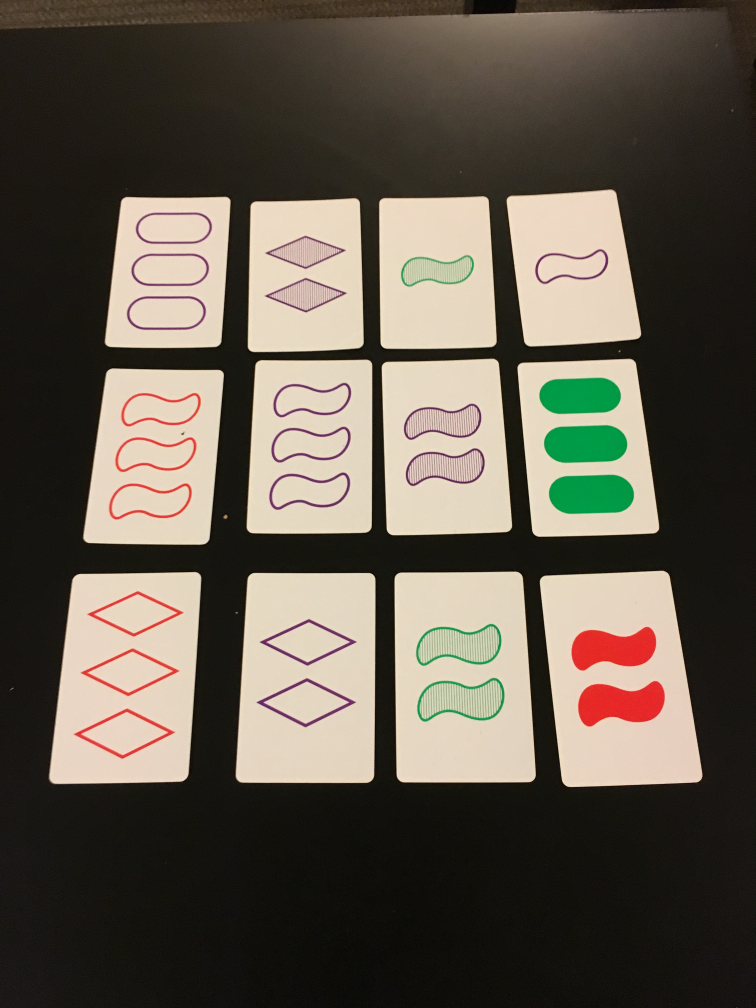
#> input picture detection/test_input/off_center1.jpg, 3024 x 4032 px (shown at 1/4 size)
$ python -i card_detector.py   (imports and definitions only)   (older library calls are emulated)
#> lines starting #> are read from the running program, lines starting #| are printed output that depends on the picture; after the words box and inside, x2 and y2 are one past the last pixel; in counts of white or black regions, pixels touching at a corner belong together
import numpy as np
import cv2
import matplotlib.pyplot as plt
import string
import pdb
import os

class CardDetector:

  def __init__(self, numcards=12):
    self.numcards = numcards
    pass

  # Put vertices in clockwise order
  def rectify(self, h):
    h = h.reshape((4,2))
    hnew = np.zeros((4,2),dtype = np.float32)

    add = h.sum(1)
    hnew[0] = h[np.argmin(add)]
    hnew[2] = h[np.argmax(add)]

    diff = np.diff(h,axis = 1)
    hnew[1] = h[np.argmin(diff)]
    hnew[3] = h[np.argmax(diff)]

    return hnew

  def getCards(self, imfile, output_dir, card_name_file=None):
#> called with imfile = 'test_input/off_center1.jpg', output_dir = 'out.png'
    if not os.path.exists(output_dir):
      os.makedirs(output_dir)
    card_names = ['image' + str(i) + '.jpg' for i in xrange(12)]
    if card_name_file is not None:
        fo = open(card_name_file, "rU")
        # img_name = imfile.split('.')[0]
        card_names = [string.strip(name) for name in fo.readlines()]
        # [8 lines of commented-out code are left out]
    im = cv2.imread(imfile)
#> im is the input picture: shape (4032, 3024, 3); mean B, G, R 77.8, 89.6, 97.6
    gray = cv2.cvtColor(im,cv2.COLOR_BGR2GRAY)
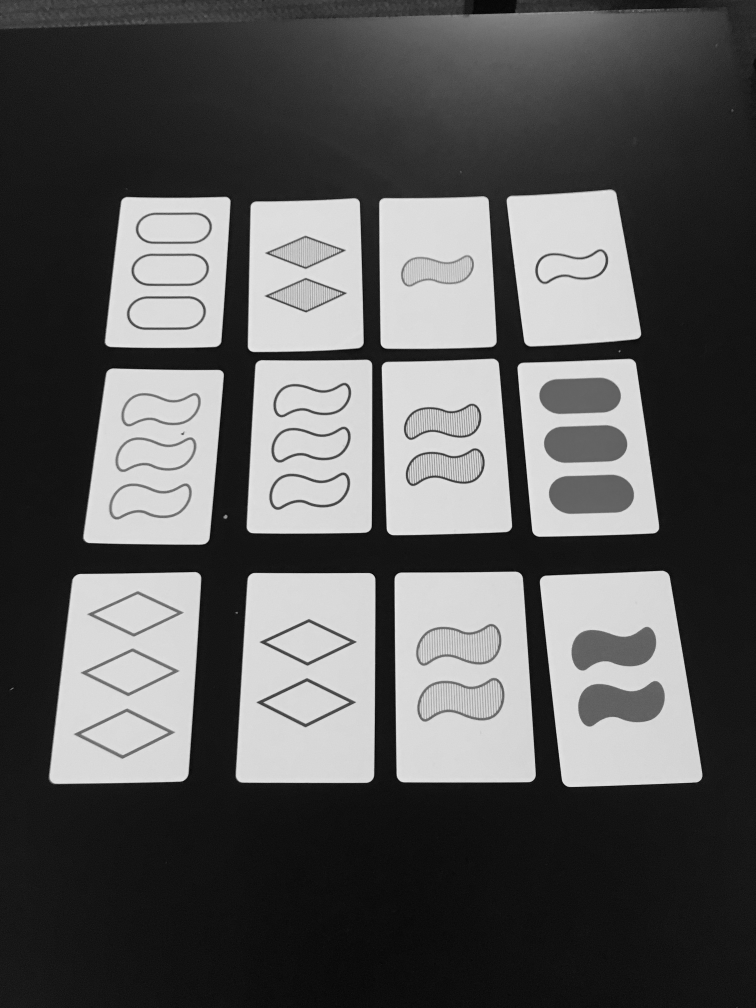
#> gray: shape (4032, 3024) (shown at 1/4 size); min 0, max 244, mean 90.7
    blur = cv2.GaussianBlur(gray,(1,1),1000)
    flag, thresh = cv2.threshold(blur, 120, 255, cv2.THRESH_BINARY)
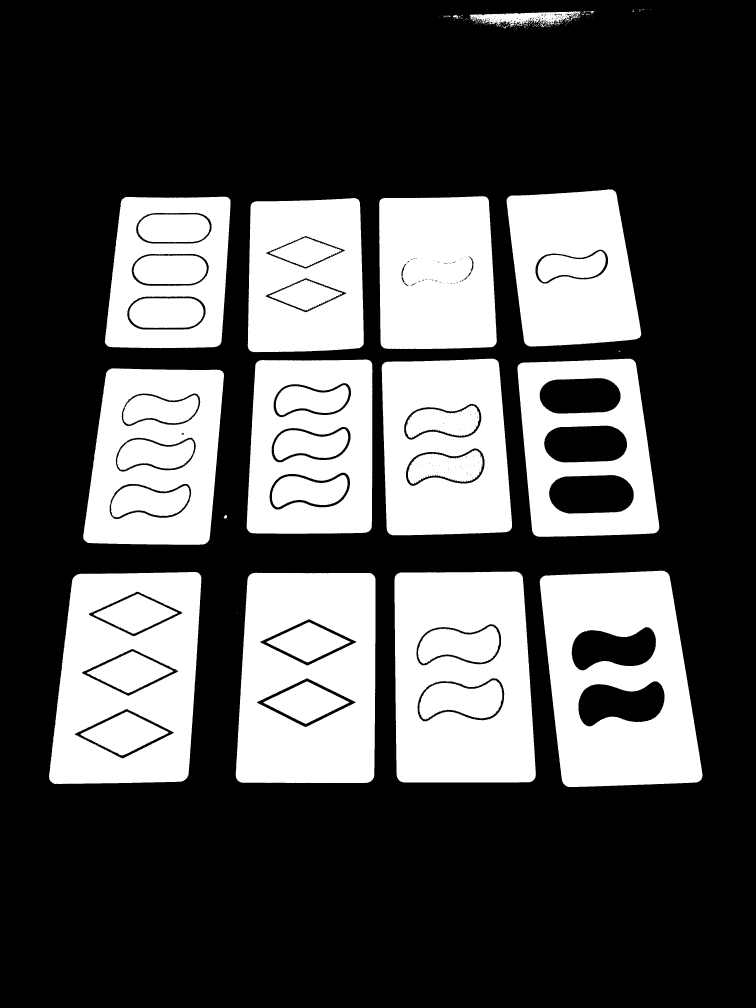
#> thresh: shape (4032, 3024) (shown at 1/4 size); 32.3% white; 292 white regions (243 under 20 px)

    _, contours, hierarchy = cv2.findContours(thresh,mode=cv2.RETR_TREE,method=cv2.CHAIN_APPROX_SIMPLE)
#> contours = 652 contours, 555 with area under 20; largest, box (x1, y1, x2, y2) and area: (2159, 2283, 2810, 3148) 460534, (196, 2288, 806, 3136) 449930, (1578, 2286, 2143, 3130) 449416, (943, 2291, 1502, 3132) 446592, (2070, 1435, 2637, 2147) 344066

    contours = sorted(contours, key=cv2.contourArea,reverse=True)[:self.numcards]
#> contours = 12 contours; largest, box (x1, y1, x2, y2) and area: (2159, 2283, 2810, 3148) 460534, (196, 2288, 806, 3136) 449930, (1578, 2286, 2143, 3130) 449416, (943, 2291, 1502, 3132) 446592, (2070, 1435, 2637, 2147) 344066

    for i, card in enumerate(contours):
      peri = cv2.arcLength(card,True)
      approx = self.rectify(cv2.approxPolyDP(card,0.02*peri,True))

      # [8 lines of commented-out code are left out]

      h = np.array([ [0,0],[449,0],[449,449],[0,449] ],np.float32)

      transform = cv2.getPerspectiveTransform(approx,h)
      warp = cv2.warpPerspective(im,transform,(450,450))
      resized = cv2.resize(warp, (138, 210))
      cv2.imwrite(output_dir + '/' + card_names[i], resized)
#> this loop made 12 passes
#> (peri, add in rectify, diff in rectify, approx) on passes 1 to 5: (2858.7, [4954, 4477, 5416, 5920], [-378, 153, 876, 308], [[2162, 2315], [2666, 2288], [2806, 3114], [2270, 3146]]), (2859, [3088, 2604, 3340, 3859], [1498, 2020, 2922, 2365], [[292, 2312], [795, 2293], [747, 3112], [209, 3131]]), (2767.7, [4366, 3885, 4729, 5252], [214, 723, 1523, 974], [[1581, 2304], [2076, 2290], [2139, 3113], [1603, 3126]]), (2775.2, [3300, 4058, 4607, 3804], [1290, 2168, 1645, 808], [[1005, 2295], [1498, 2306], [1481, 3126], [945, 3113]]), (2444.7, [3968, 3534, 4284, 4753], [-1092, -612, 0, -515], [[2073, 1461], [2530, 1438], [2634, 2119], [2142, 2142]])
#> pass 1, in getCards, `warp = cv2.warpPerspective(im,transform,(450,450))`:
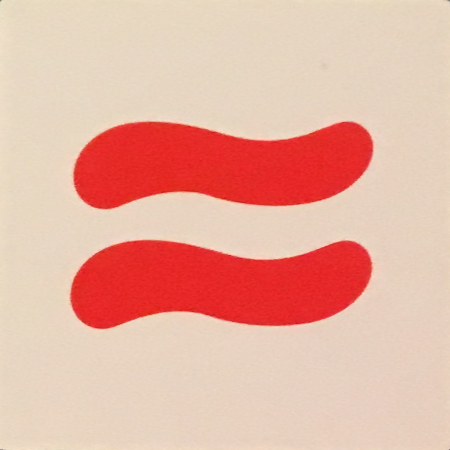
#> warp: shape (450, 450, 3); mean B, G, R 161.9, 177.9, 231.1
#> pass 1, in getCards, `resized = cv2.resize(warp, (138, 210))`:
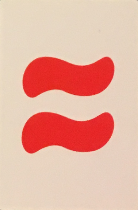
#> resized: shape (210, 138, 3); mean B, G, R 161.8, 177.8, 231
#> pass 2, in getCards, `warp = cv2.warpPerspective(im,transform,(450,450))`:
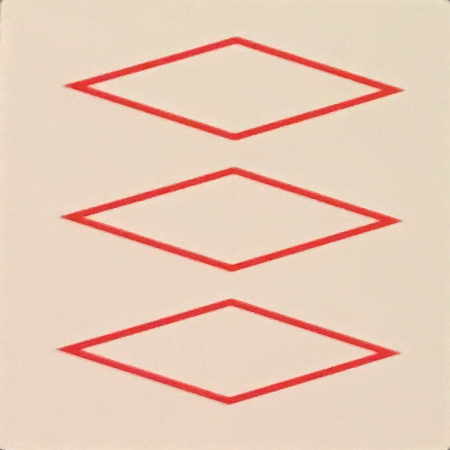
#> warp: shape (450, 450, 3); mean B, G, R 185.4, 203.9, 232.3
#> pass 2, in getCards, `resized = cv2.resize(warp, (138, 210))`:
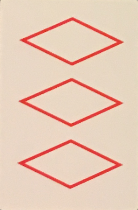
#> resized: shape (210, 138, 3); mean B, G, R 185.2, 203.8, 232.2
#> after the loop:
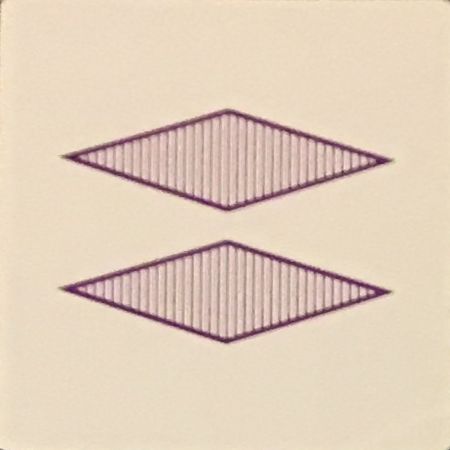
#> warp: shape (450, 450, 3); mean B, G, R 188, 207.8, 226.5

      # [8 lines of commented-out code are left out]

>>> result = CardDetector().getCards('test_input/off_center1.jpg', 'out.png')
